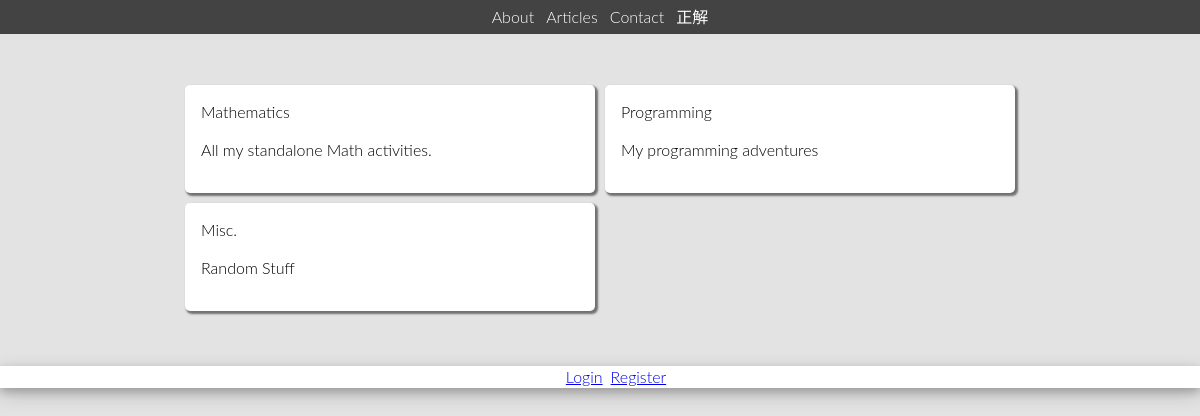
The app's page /root/index.php?controller=ArticleCategoryController&action=onGetCategories, older data.
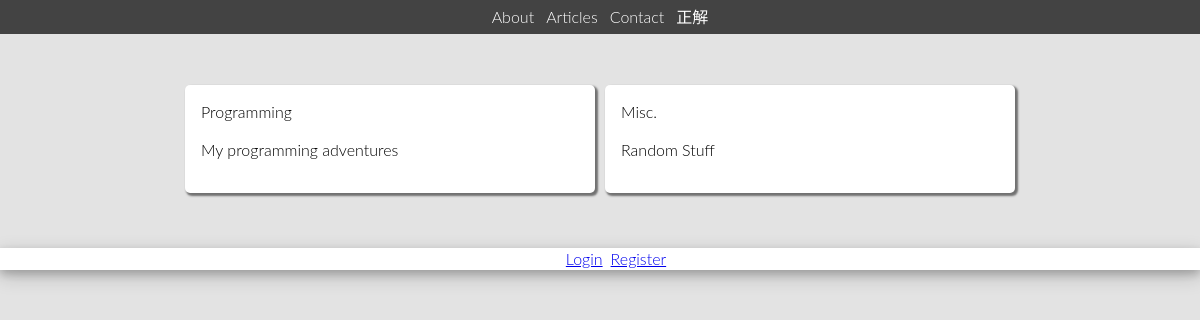
The same page, newer data.
### tables this page shows
CREATE TABLE ArticleCategory (
 `id` int(5) NOT NULL AUTO_INCREMENT,
 `name` varchar(255) NOT NULL,
 `summary` text,
 PRIMARY KEY (`id`)
);

### include/core/View.php (called while the page is built, shortened)
<?php
class View{
  public function __construct($model, $path){
    $this->model = $model;
    include(TEMPLATE_DIR . "/frontend/header.php");
    include(CLASS_DIR . "/view/" . $path);
    include(TEMPLATE_DIR . "/frontend/footer.php");
  }
}?>

### include/controller/ArticleCategoryController.php (called while the page is built, shortened)
<?php
class ArticleCategoryController extends Controller{
  public function onGetCategories(){
    $service = new ArticleService();
    $this->model['categories'] = $service->getCategories();
    return new View($this->model, "article-categories.php");
  }
}?>

### include/core/FrontController.php (called while the page is built, shortened)
<?php
require_once CLASS_DIR . "/controller/ArticleCategoryController.php";
require_once CLASS_DIR . "/core/View.php";
class FrontController{
  public function __construct($controllerName, $actionName){
    $this->controller = new $controllerName();
    $this->controller->$actionName();
  }
}?>

### root/index.php (called while the page is built, shortened)
<?php
require_once "../include/config.php";
require_once CORE_DIR . "/FrontController.php";
if(isset($_GET['controller'])){
  if(isset($_GET['action']))
    $frontController = new FrontController($_GET['controller'], $_GET['action']);
}else if(isset($_GET['route'])){
  $view = new View(null, $_GET['route'] . ".php");
}else{
  $view = new View(null, "about.php");
}?>

### include/utils/database/DAO.php (called while the page is built, shortened)
<?php
require_once CLASS_DIR . '/utils/database/QueryFactories.php';
class DAO{
  private $queryMap;
  public function __construct(){
    $this->queryMap = QueryListFactory::create(RESOURCE_DIR . "/SQL/queries.xml");
  }
  public function select($queryName, $args){
    $link = DBConnection::createConnection("Website");
    $query = (string)QueryFactory::create($this->queryMap->get($queryName), $args)->getQuery();
    $result = mysqli_query($link, $query) or die(mysql_error());
    return $result;
  }
}
?>

### include/utils/database/QueryFactories.php (called while the page is built)
<?php
require_once 'SQLQuery.php';
require_once CLASS_DIR . '/utils/data_structures/Map.php';
class QueryFactory{
  public static function create($baseQuery, $args){
    $query = new SQLQuery();
    $finishedQuery = "";
    $queryLen = strlen($baseQuery);
    $argNum = 0;
    for($i = 0; $i < $queryLen; $i++){
      if($baseQuery[$i] == "?"){
        $finishedQuery .= $args[$argNum++];
    }
    else
      $finishedQuery .= $baseQuery[$i];
    }
  $query->setQuery($finishedQuery);
  return $query;
  }
}
class QueryListFactory{
  public static function create($xmlPath){
    $map = new Map();
    $myQueries = simplexml_load_file($xmlPath) or die("could not load");
    $numOfQueries = count($myQueries);
    for($i = 0; $i < $numOfQueries; $i++){
      $map->insert((string)$myQueries->query[$i]->name, (string)$myQueries->query[$i]->value);
    }
    return $map;
  }
}
?>

### include/utils/data_structures/Map.php (called while the page is built, shortened)
<?php
class Map{
  private $map;
  public function get($key){
    if(!$this->exists($key))
      echo "Cannot get key: " . $key . " because it does not exist in map!";
    else
      return $this->map[$key];
  }
  public function insert($key, $value){
    if($this->exists($key))
      echo "Cannot add key: " . $key . " => " . $value . " because it already is in map!";
    else{
      $this->map[$key] = $value;
    }
  }
  private function exists($key){
    if(isset($this->map[$key]))
      return true;
    else
      return false;
  }
}
?>

### include/utils/database/SQLQuery.php (called while the page is built)
<?php
require_once 'QueryFactories.php';
class SQLQuery{
  private $query = "";
  public function getQuery(){
    return $this->query;
  }
  public function setQuery($query){
    $this->query = $query;
  }
}
?>

### include/model/ArticleService.php (called while the page is built, shortened)
<?php
require_once(CLASS_DIR . "/utils/database/DAO.php");
class ArticleService{
  private $dao;
  public function __construct(){
    $this->dao = new DAO();
  }
  public function getCategories(){
    $args[0] = "ArticleCategory";
    return $this->dao->select("selectAllQuery", $args);
  }
}?>

### include/config.php (called while the page is built, shortened)
<?php
function formatHtml($html, $indent_val){
  $fhtml = "";
  $lines = explode("\n",$html);
  for($i = 0; $i < sizeof($lines); $i++){
    for($j = 0; $j < $indent_val; $j++){
      $lines[$i] = " " . $lines[$i];
    }
    $fhtml .= $lines[$i] . "\n";
  }
  return $fhtml;
}
?>

### include/view/article-categories.php (the view, shortened to what this page needs)
<?php
$html = "<div class='grid grid-1-2'>\n";
if(mysqli_num_rows($this->model['categories'])){
  while($row = mysqli_fetch_row($this->model['categories'])){
    $html .= "    <div class='grid_cell'>\n";
    $html .= "      <div class='grid_cell--content article_cell'>\n";
    foreach($row as $key=>$value){
      if($key == 1)
        $html .= "        <a href='index.php?controller=ArticleController&action=onGetArticlesByCategory&c=" . $row[0] . "'>" . $value . "\n";
      if($key == 2)
        $html .= "          <p>" . $row[2] . "</p>\n        </a>\n";
    }
    $html .= "     </div>\n";
    $html .= "  </div>\n";
  }
}
else{
  $html = "There are no articles!";
}
$html .= "</div>";
echo formatHtml($html, 4);?>

### include/templates/frontend/header.php (shortened to what this page needs)
<!DOCTYPE html>
<html lang="en">
  <head>
    <link rel="stylesheet" type="text/css" href="css/main.css">
  </head>
  <body>
    <header>
      <nav class="flex-container">
        <ul class="main-nav">
          <li class="main-nav__item"><a href="index.php?route=about">About</a></li>
          <li class="main-nav__item"><a href="index.php?controller=ArticleCategoryController&action=onGetCategories">Articles</a></li>
          <li class="main-nav__item"><a href="index.php?route=contact">Contact</a></li>
          <li class="main-nav__item"><a href="index.php?route=test">正解</a></li>
        </ul>
      </nav>
    </header>
    <section class="main">

### include/templates/frontend/footer.php
    </section>
    <footer class="primary-footer">
      <ul class="acc-nav">
<?php if(!isset($_SESSION['logged_in'])):?>
        <li><a href="index.php?route=login">Login</a></li>
        <li><a href="index.php?route=registration">Register</a></li>
<?php else: ?>
        <li><a href="index.php?controller=LoginController&action=onLogout">Logout</a></li>
<?php endif;?>
      </ul>
    </footer>
  </body>
</html>

### root/css/main.css (style rules this page uses)
body { font: 300 16px/22px "Lato", "Open Sans", "Helvetica Neue", Helvetica, Arial, sans-serif; background-color: #E3E3E3; margin: 0; }
.grid { display: flex; flex-wrap: wrap; }
.grid_cell { display: flex; flex-wrap: wrap; width: 100%; }
.grid_cell--content { background-color: #fff; border-radius: 5px; display: flex; flex-direction: column; padding: 1em; margin: 5px; width: 100%; box-shadow: 2px 2px 2px 1px rgba(0, 0, 0, 0.5); }
.grid_cell--content p { flex: 1 0 auto; }
.grid-1-2 .grid_cell { width: 50%; }
.flex-container { align-items: flex-start; display: flex; flex-flow: column nowrap; justify-content: flex-start; }
.flex-container ul { margin: 0; -webkit-padding-start: 0px !important; }
.main { margin-top: 80px; margin-left: 15%; margin-right: 15%; margin-bottom: 50px; }
.main-nav, .acc-nav { display: flex; flex-flow: row wrap; justify-content: center; align-self: flex-end; list-style: none; }
.main-nav { width: 100%; background: #434343; position: fixed; overflow: hidden; top: 0px; }
.main-nav a { text-decoration: none; display: block; padding: 6px; color: white; }
.acc-nav a { padding-right: 8px; }
.primary-footer { background: white; box-shadow: 0 4px 8px 0 rgba(0, 0, 0, 0.2), 0 6px 20px 0 rgba(0, 0, 0, 0.19); }
.article_cell a { text-decoration: none; color: black; }

Row changes from the older to the newer data that the page shows:
removed articlecategory: name "Mathematics", summary "All my standalone Math activities."
